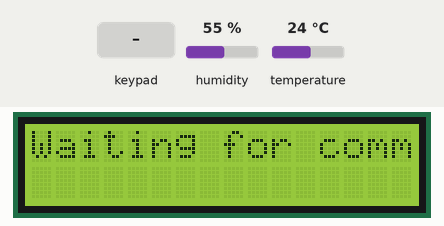
Bench run of a sketch on a simulated Arduino Mega 2560, built with avr-gcc and run on an emulated ATmega2560. Shown: 16×2 character LCD. The inputs (shaded band) are chosen by the test bench; at power-on: temperature 24 °C, humidity 55 %.

Above: at 1.2 s.
1.3 s: keypad keys 1 2 3 4 pressed 0.4 s apart
At 1.6 s:
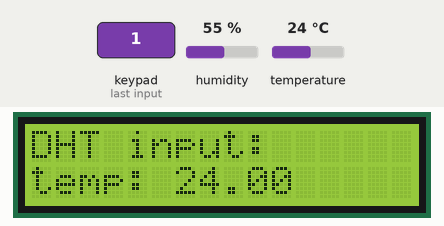
5.9 s: key '1' pressed
8.9 s: temperature set to 12 °C
At 10.4 s:
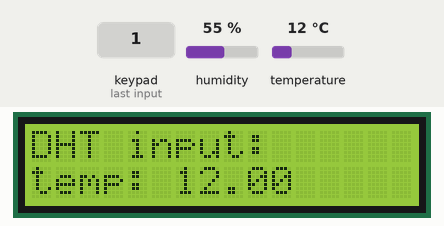
10.7 s: temperature set to 19 °C
At 11.3 s:
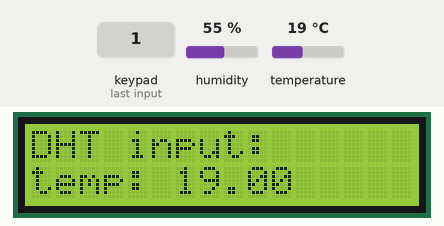
12.3 s: temperature set to 28 °C
At 13.1 s:
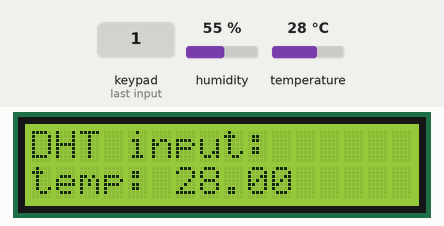
13.9 s: key '2' pressed
At 15.1 s:
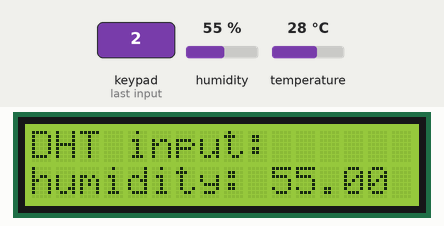
Timing chart, 0 to 16.5 s (numbered marks = the images above; inputs shaded):
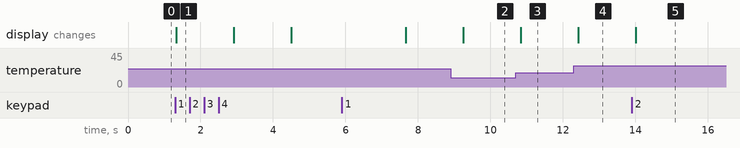

The sketch:

lcd_keypad.ino
```cpp
#include <LiquidCrystal.h>
#include <dht.h>
#include <Keypad.h>
#include <string.h>

#define LCD_RS 12
#define LCD_EN 11
#define LCD_D4 5
#define LCD_D5 4
#define LCD_D6 3
#define LCD_D7 2

#define DHT_PIN 50

// K -> keypad, R -> row, C -> column
#define RK_5 45
#define RK_6 43
#define RK_7 41
#define RK_8 39
#define CK_1 37
#define CK_2 35
#define CK_3 33
#define CK_4 31

#define ROWS 4
#define COLS 4

char hexaKeys[ROWS][COLS] = {
  {'1', '2', '3', 'A'},
  {'4', '5', '6', 'B'},
  {'7', '8', '9', 'C'},
  {'*', '0', '#', 'D'}
};

byte rowPins[ROWS] = {RK_5, RK_6, RK_7, RK_8};
byte colPins[COLS] = {CK_1, CK_2, CK_3, CK_4};

Keypad keypad = Keypad( makeKeymap(hexaKeys), rowPins, colPins, ROWS, COLS);

dht DHT;
LiquidCrystal lcd(LCD_RS, LCD_EN, LCD_D4, LCD_D5, LCD_D6, LCD_D7);
byte current_selection = 0;

void setup() {
  lcd.begin(16, 2);

  lcd.print("Waiting for command");
}

void loop() {
  char key = keypad.getKey();

  if (key) {
    lcd.clear();
    byte input = decode_symbol(key);
    choose_selection(input);
  }

  if (current_selection != 0) {
    print_selection();
  }
}

byte decode_symbol(char symbol) {
  switch (symbol) {
    case '1': return 1;
    case '2': return 2;
    case '3': return 3;
    case '4': return 4;
    case '5': return 5;
    case '6': return 6;
    case '7': return 7;
    default: return 0;
  }
}

void choose_selection(byte input) {
  current_selection = input;
  lcd.clear();
  lcd.setCursor(0, 0);
  lcd.print("DHT input: ");
}

void print_selection() {
  int chk = DHT.read11(DHT_PIN);
  if (current_selection == 1) {
    lcd.setCursor(0, 1);
    lcd.print("                ");
    lcd.setCursor(0, 1);
    lcd.print("temp: ");
    lcd.print(DHT.temperature);
  } else if (current_selection == 2) {
    lcd.setCursor(0, 1);
    lcd.print("                ");
    lcd.setCursor(0, 1);
    lcd.print("humidity: ");
    lcd.print(DHT.humidity);
  }

  delay(500);

}
```

Measured:
- after the input at 1.3 s, the display: changes at once (image 1)
- after the input at 8.9 s, the display: changes after 0.35 s (image 2)
- after the input at 10.7 s, the display: changes after 0.14 s (image 3)
- after the input at 12.3 s, the display: changes after 0.12 s (image 4)
- after the input at 13.9 s, the display: changes after 0.11 s (image 5)
